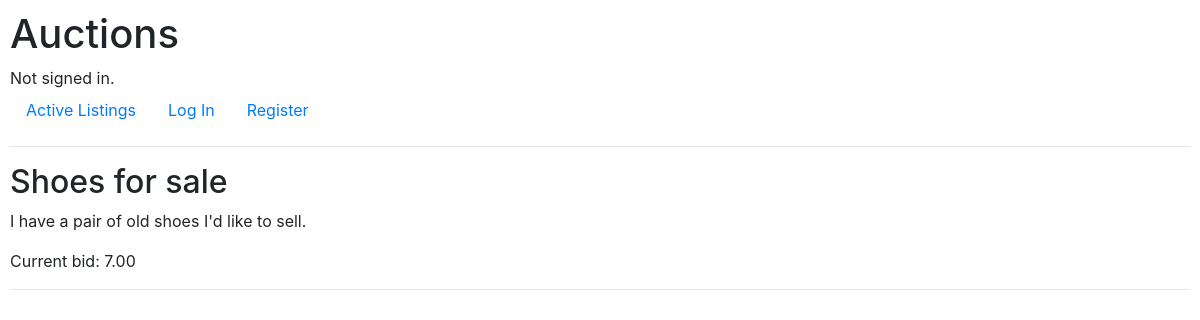
The app's page /listing/1, older data.
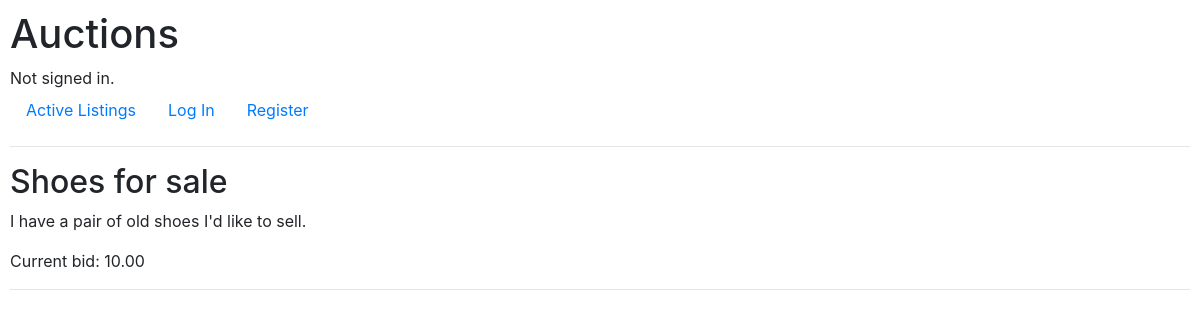
The same page, newer data.
### auctions/models.py (models this page shows, shortened)
class Bid(models.Model):
    bid_amount = models.DecimalField(max_digits=10, decimal_places=2)
    user = models.ForeignKey(User, on_delete=models.CASCADE)
    listing = models.ForeignKey(Listing, on_delete=models.CASCADE)

### auctions/views.py (the view)
# urls.py: path("listing/<int:listing_id>", views.listing_detail, name="listing"),
def listing_detail(request, listing_id):
    listing = get_object_or_404(Listing, pk=listing_id)
    highest_bid = Bid.objects.filter(listing=listing).order_by('-bid_amount').first()
    user_watchlist_ids = []
    if request.user.is_authenticated:
        user_watchlist_ids = Watchlist.objects.filter(user=request.user).values_list('listing_id', flat=True)
    return render(request, 'auctions/listing-detail.html', {
        'listing': listing,
        'highest_bid': highest_bid,
        'user_watchlist_ids': user_watchlist_ids
    })

### auctions/templates/auctions/listing-detail.html (shortened to what this page needs)
{% extends "auctions/layout.html" %}
{% block body %}
    <h2>{{ listing.title }}</h2>
    <p>{{ listing.description }}</p>
    <p>Current bid: {% if highest_bid %}{{ highest_bid.bid_amount }}{% else %}{{ listing.starting_bid }}{% endif %}</p>
    <hr>
    <br>
{% endblock %}

Row changes from the older to the newer data that the page shows:
no longer on this page (row unchanged): Bid: bid_amount "7.00"
added Bid: bid_amount "10.00"
